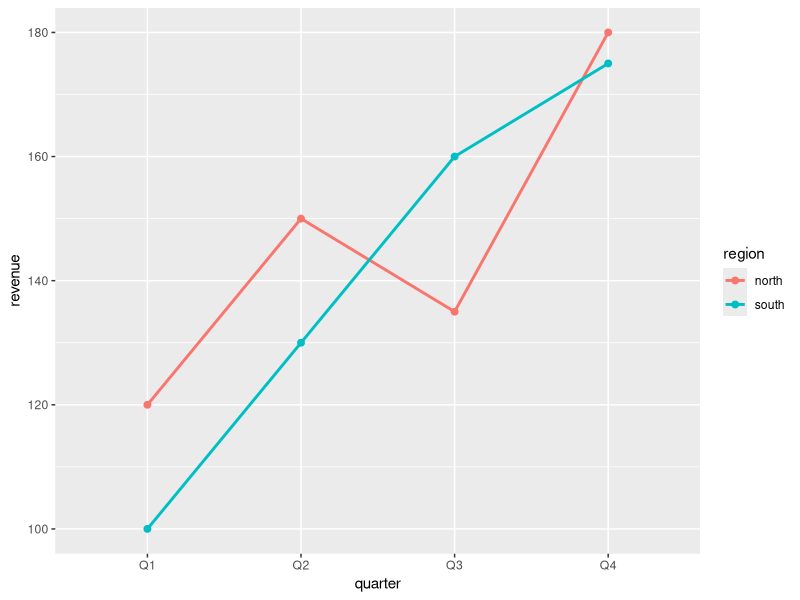
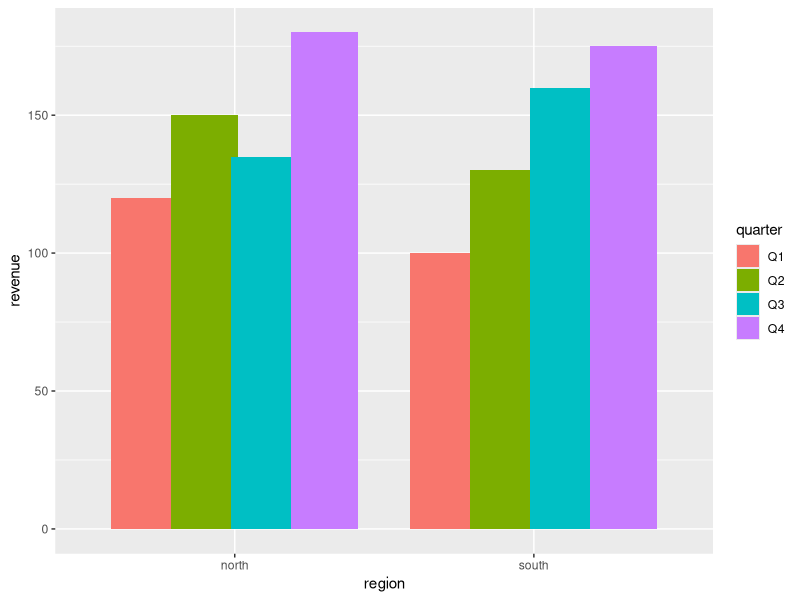

Reproduce these figures in R, in order.
## ---- chunk 1
library(ggplot2)
library(tidyr)
## ---- chunk 2
wide <- data.frame(
  quarter = c("Q1", "Q2", "Q3", "Q4"),
  north = c(120, 150, 135, 180),
  south = c(100, 130, 160, 175)
)
wide
## ---- chunk 3
long <- tidyr::pivot_longer(wide, cols = c(north, south),
  names_to = "region", values_to = "revenue")
long
## ---- chunk 4
ggplot(long) +
  geom_line(aes(quarter, revenue, color = region, group = region), linewidth = 1) +
  geom_point(aes(quarter, revenue, color = region), size = 2)
## ---- chunk 5
wide |>
  tidyr::pivot_longer(cols = c(north, south), names_to = "region", values_to = "revenue") |>
  ggplot() +
  geom_bar(aes(region, revenue, fill = quarter), stat = "identity",
    position = position_dodge(width = 0.8))
